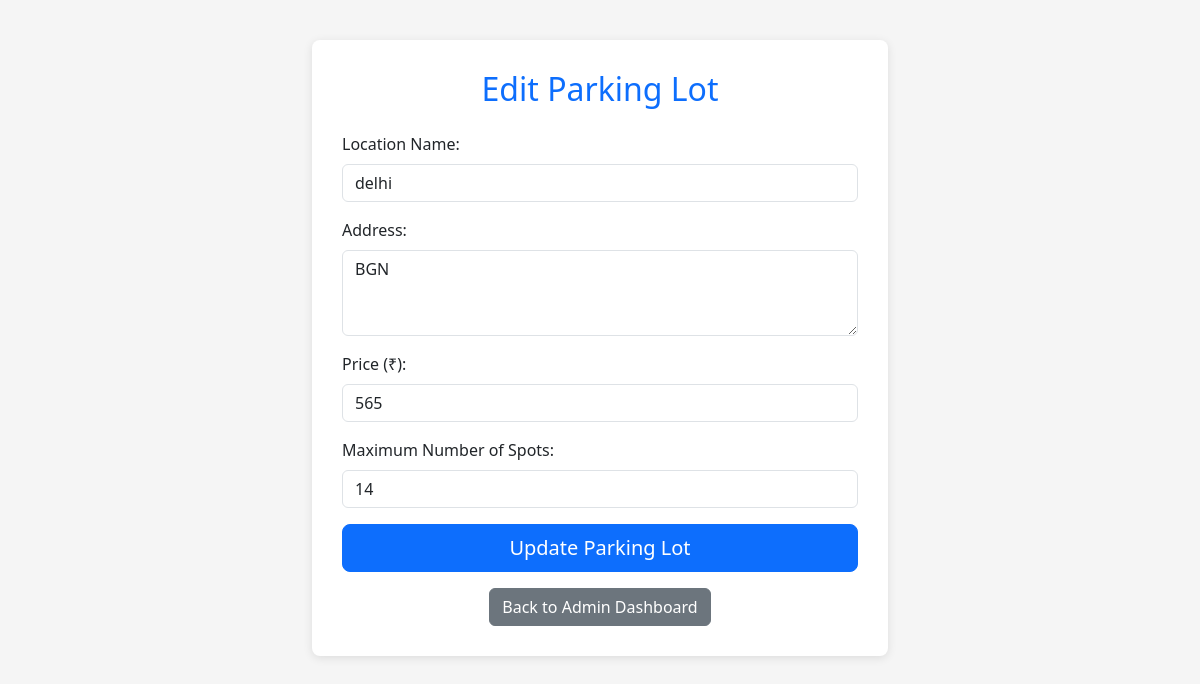
The page /edit_lot/1 (signed in) on the database its author committed.
### models.py (models this page shows)
class ParkingLot(db.Model):
    __tablename__ = "ParkingLot"
    id = db.Column(db.Integer , primary_key=True)
    Location_Name = db.Column(db.String , nullable = False)
    Address_name = db.Column(db.String , nullable = False)
    PRICE = db.Column(db.Integer , nullable = False)
    Maximum_Number_Spots = db.Column(db.Integer , nullable = False)
    available_spots = db.relationship("ParkingSpot" , backref = "belong_to_lot" , cascade = "all, delete")

### app.py (the view, shortened to what this page needs)
@app.route('/edit_lot/<int:lot_id>', methods=['GET', 'POST'])
def edit_lot(lot_id):
    user_id = session.get('user_id')
    user = VehicleUser.query.get(user_id)
    if not user or user.Role != 'admin':
        flash("Admin access required", "danger")
        return redirect(url_for('user_login'))
    lot = ParkingLot.query.get_or_404(lot_id)
    return render_template('vehicle_edit_lot.html', lot=lot)

### templates/vehicle_edit_lot.html (shortened to what this page needs)
<!DOCTYPE html>
<html lang="en">
<head>
    <link href="https://cdn.jsdelivr.net/npm/bootstrap@5.3.3/dist/css/bootstrap.min.css" rel="stylesheet">
</head>
<body>
<div class="container" style="max-width: 600px; margin-top: 40px;">
    <div class="form-container">
        <h2 class="text-center text-primary mb-4">Edit Parking Lot</h2>
        <form method="POST">
            <div class="mb-3">
                <label for="Location_Name" class="form-label">Location Name:</label>
                <input type="text" id="Location_Name" name="Location_Name"
                       class="form-control" value="{{ lot.Location_Name }}" required />
            </div>
            <div class="mb-3">
                <label for="Address_name" class="form-label">Address:</label>
                <textarea id="Address_name" name="Address_name"
                          class="form-control" rows="3" required>{{ lot.Address_name }}</textarea>
            </div>
            <div class="mb-3">
                <label for="PRICE" class="form-label">Price (₹):</label>
                <input type="number" id="PRICE" name="PRICE"
                       class="form-control" min="1" value="{{ lot.PRICE or 50 }}" required />
            </div>
            <div class="mb-3">
                <label for="Maximum_Number_Spots" class="form-label">Maximum Number of Spots:</label>
                <input type="number" id="Maximum_Number_Spots" name="Maximum_Number_Spots"
                       class="form-control" min="1" value="{{ lot.Maximum_Number_Spots or 10 }}" required />
            </div>
            <div class="d-grid gap-2">
                <button type="submit" class="btn btn-primary btn-lg">Update Parking Lot</button>
            </div>
        </form>
        <div class="text-center mt-3">
            <a href="{{ url_for('admin_dashboard') }}" class="btn btn-secondary">
                Back to Admin Dashboard
            </a>
        </div>
    </div>
</div>
</body>
</html>

### templates/vehicle_edit_lot.html (style rules this page uses)
body { background-color: #f5f5f5; }
.form-container { background: white; padding: 30px; border-radius: 8px; box-shadow: 0 2px 10px rgba(0,0,0,0.1); }

### rows shown on the page
ParkingLot: Location_Name "delhi", Address_name "BGN", PRICE "565", Maximum_Number_Spots "14"
